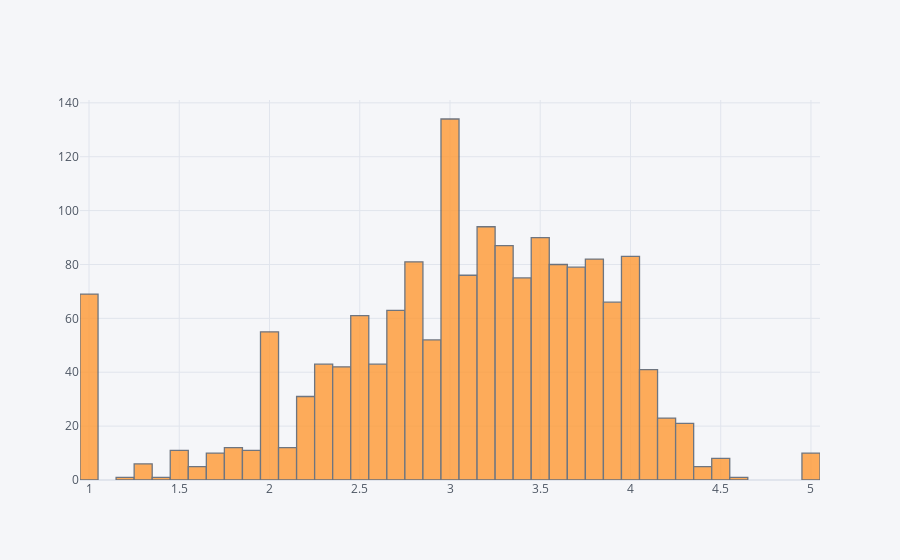

This figure's notebook cell:
### Code cell
ratings['rating'].iplot(kind='hist')

### Figure 1 — Plotly figure (JSON) as saved in the notebook; plotly's stock layout.template omitted (floating-point values rounded to 4 significant figures; data arrays with more than 128 entries replaced by an {"elided": "..."} marker saying what was removed)
{"data": [{"histfunc": "count", "histnorm": "", "marker": {"color": "rgba(255, 153, 51, 1.0)", "line": {"color": "#4D5663", "width": 1.3}}, "name": "rating", "opacity": 0.8, "orientation": "v", "type": "histogram", "x": {"elided": "1664 float values"}}], "layout": {"barmode": "overlay", "legend": {"bgcolor": "#F5F6F9", "font": {"color": "#4D5663"}}, "paper_bgcolor": "#F5F6F9", "plot_bgcolor": "#F5F6F9", "title": {"font": {"color": "#4D5663"}}, "xaxis": {"gridcolor": "#E1E5ED", "showgrid": true, "tickfont": {"color": "#4D5663"}, "title": {"font": {"color": "#4D5663"}, "text": ""}, "zerolinecolor": "#E1E5ED"}, "yaxis": {"gridcolor": "#E1E5ED", "showgrid": true, "tickfont": {"color": "#4D5663"}, "title": {"font": {"color": "#4D5663"}, "text": ""}, "zerolinecolor": "#E1E5ED"}}}
